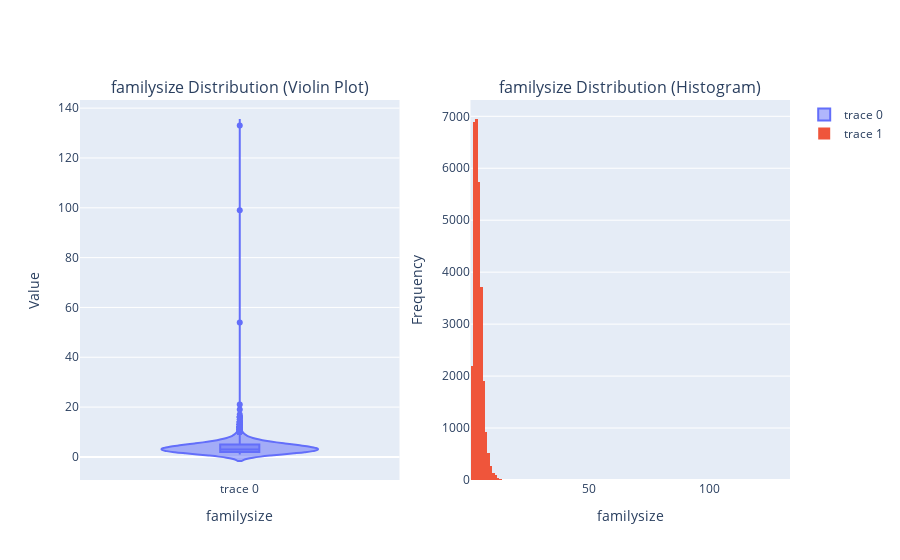

Write notebook code for a chart like this one.
### Code cell
visualize_column_distribution(selected_features_df,'familysize','numerical')

### Figure 1 — Plotly figure (JSON) as saved in the notebook; plotly's stock layout.template omitted (floating-point values rounded to 4 significant figures; data arrays with more than 128 entries replaced by an {"elided": "..."} marker saying what was removed)
{"data": [{"box": {"visible": true}, "type": "violin", "xaxis": "x", "y": {"elided": "29390 int values"}, "yaxis": "y"}, {"type": "histogram", "x": {"elided": "29390 int values"}, "xaxis": "x2", "yaxis": "y2"}], "layout": {"annotations": [{"font": {"size": 16}, "showarrow": false, "text": "familysize Distribution (Violin Plot)", "x": 0.225, "xanchor": "center", "xref": "paper", "y": 1, "yanchor": "bottom", "yref": "paper"}, {"font": {"size": 16}, "showarrow": false, "text": "familysize Distribution (Histogram)", "x": 0.775, "xanchor": "center", "xref": "paper", "y": 1, "yanchor": "bottom", "yref": "paper"}], "xaxis": {"anchor": "y", "domain": [0, 0.45], "title": {"text": "familysize"}}, "xaxis2": {"anchor": "y2", "domain": [0.55, 1], "title": {"text": "familysize"}}, "yaxis": {"anchor": "x", "domain": [0, 1], "title": {"text": "Value"}}, "yaxis2": {"anchor": "x2", "domain": [0, 1], "title": {"text": "Frequency"}}}}
